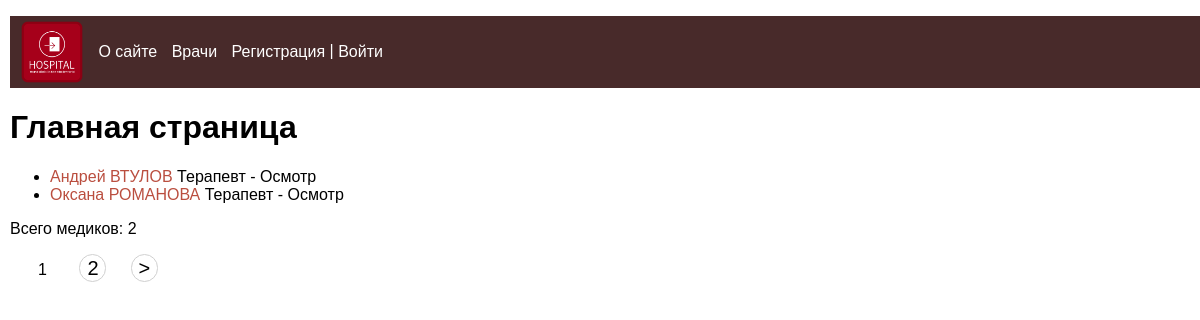
The app's page /, older data.
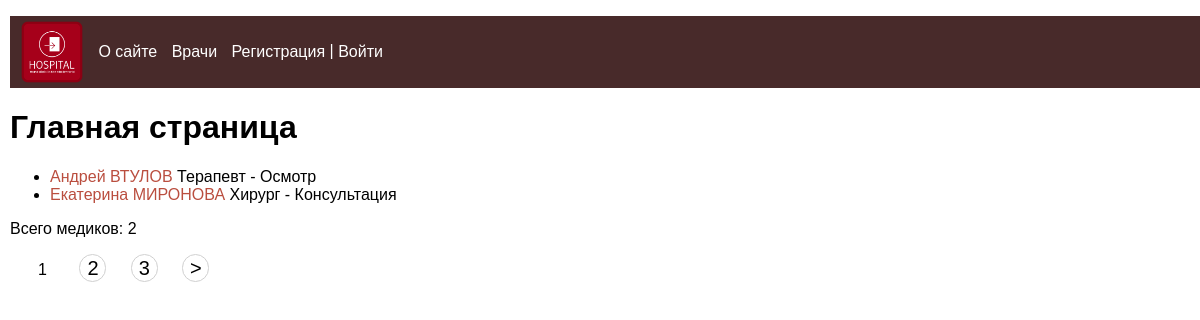
The same page, newer data.
### patients/models.py (models this page shows, shortened)
class Medics(models.Model):
    first_name = models.CharField(verbose_name='Имя', max_length=50)
    last_name = models.CharField(verbose_name='Фамилия', max_length=50)
    middle_name = models.CharField(verbose_name='Отчество', max_length=50)
    gender = models.CharField(verbose_name='Пол', max_length=1)
    birth_date = models.DateField(verbose_name='Дата рождения', default=date(2000, 1, 1))
    works_from = models.DateField(verbose_name='Работает с')
    is_working = models.BooleanField(verbose_name='Работает на данный момент', default=True)
    grouptype = models.ForeignKey('GroupType', on_delete=models.CASCADE, verbose_name='Категория')
    slug = models.SlugField(verbose_name='URL', max_length=255, unique=True, db_index=True)
    user = models.ForeignKey(User, verbose_name='Пользователь', on_delete=models.CASCADE)
    class Meta:
        verbose_name = 'Врач'
        verbose_name_plural = 'Врачи'
        ordering = ['last_name', 'first_name']
    def get_absolute_url(self):
        return reverse('medic', kwargs={'med_slug': self.slug})

class GroupType(models.Model):
    grouptype = models.CharField(verbose_name="Категория", max_length=50)
    service = models.CharField(verbose_name="Оказываемая услуга", max_length=50)
    class Meta:
        verbose_name = 'Категория'
        verbose_name_plural = 'Категории'
        ordering = ['grouptype']
    def __str__(self):
        return f'{self.grouptype} - {self.service}'

### patients/views.py (the view)
# urls.py: path('', MedicHome.as_view(), name = 'home'),
class MedicHome(DataMixin, ListView):
    model = Medics
    template_name = 'patients/index.html'
    context_object_name = 'medics'
    paginate_by = 2
    def get_context_data(self, *, object_list=None, **kwargs):
        context = super().get_context_data(**kwargs)
        auth = self.request.user.is_authenticated
        c_def = self.get_user_context(title='Главная страница', auth=auth)
        return {**context, **c_def}
    def get_queryset(self):
        return Medics.objects.filter(is_working=True)

### patients/utils.py (called while the page is built)
    def get_user_context(self, **kwargs):
        context = kwargs
        context['menu'] = menu
        return context

### patients/templates/patients/index.html (shortened to what this page needs)
{% extends 'patients/base.html' %}
{% block content %}
        <h1>{{title}}</h1>
        <ul>
                {% for med in medics %}
                        <li>
                                <a href="{{med.get_absolute_url}}">
                                {{med.first_name}}
                                {{med.last_name | upper}}
                                </a>
                                {{med.grouptype}}
                        </li>
                {% endfor %}
        </ul>
        <p>Всего медиков: {{medics | length}}</p>
        {% if page_obj.has_other_pages %}
        <nav class="list-pages">
                 <ul>
                     {% for p in paginator.page_range %}
                                {% if page_obj.number == p %}
                                         <li class="page-num page-num-selected">{{ p }}</li>
                                {% elif p >= page_obj.number|add:-2 and p <= page_obj.number|add:2 %}
                                         <li class="page-num">
                                                 <a href="?page={{ p }}">{{ p }}</a>
                                         </li>
                                {% endif %}
                     {% endfor %}
                     {% if page_obj.has_next %}
                        <li class="page-num">
                         <a href="?page={{ page_obj.next_page_number}}">&gt;</a>
                        </li>
                     {% endif %}
                 </ul>
        </nav>
        {% endif %}
{% endblock %}

Row changes from the older to the newer data that the page shows:
no longer on this page (row unchanged): Medics: first_name "Оксана", last_name "РОМАНОВА", grouptype "Терапевт - Осмотр"
now on this page (row edited): Medics: first_name "Екатерина", last_name "МИРОНОВА", grouptype "Хирург - Консультация"
Text that changed along with them:
new list line: "3"
